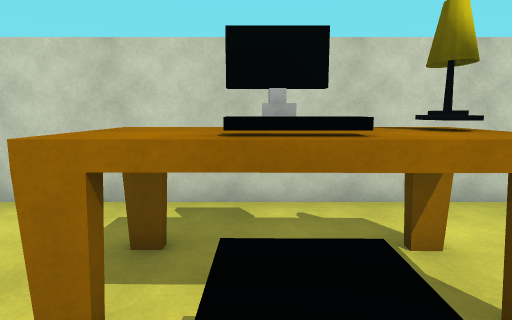
[1] (above)

14 first-person views from a walk through a Unity game level. The camera is 1.5 m above the floor, tilts 8° down and sees 75° across. The floor is counted in squares, 1 m on a side. Each view is taken from the middle of a square. On the plan, view 1 faces up. The plan holds only what a view shows up to about 15 squares ahead; the rest is blank. The player is left out. Door leaves are left out, so doorways stand open. Surface patterns are stand-ins for the level's own textures.

[2]
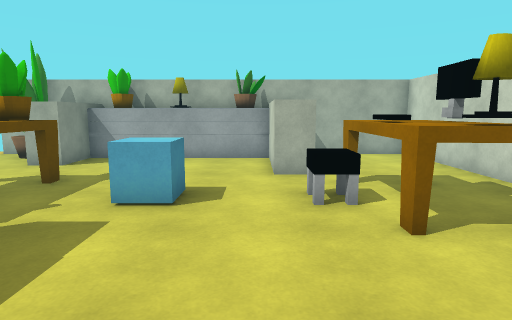

[3]
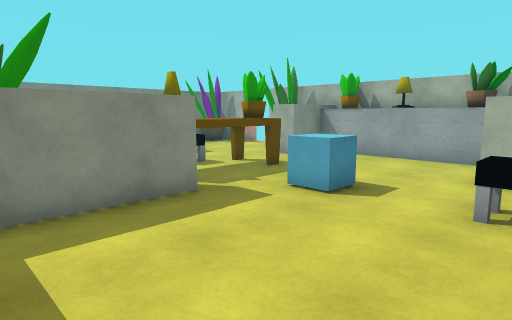

[4]
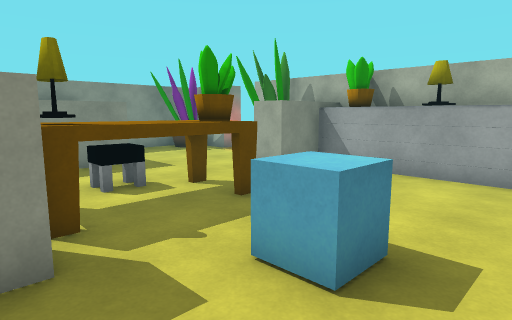

[5]
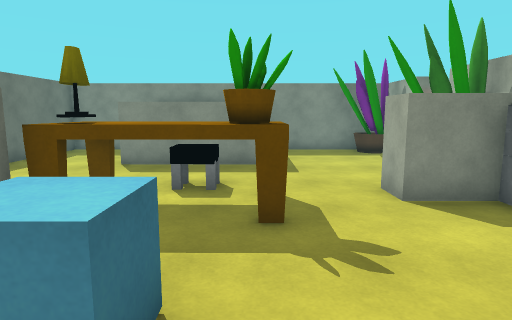

[6]
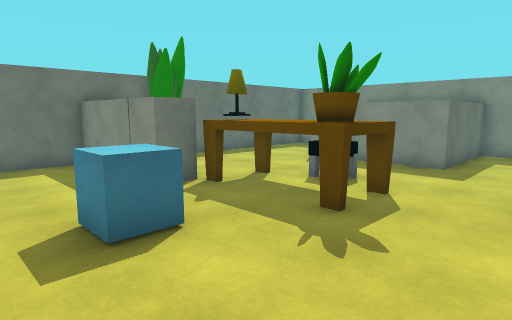

[7]
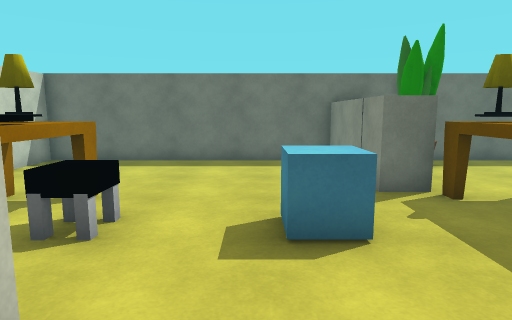

[8]
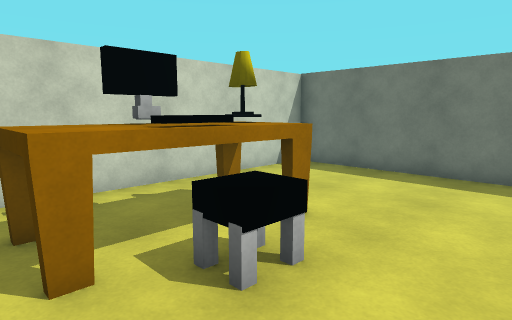

[9]
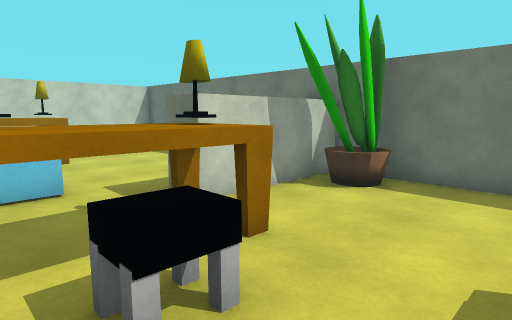

[10]
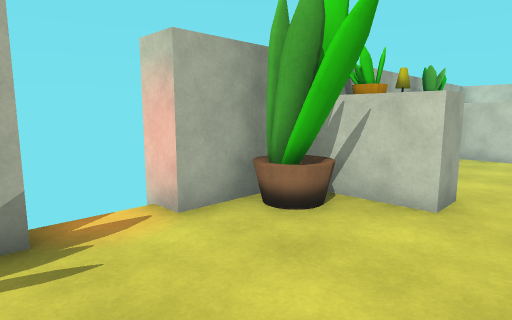

[11]
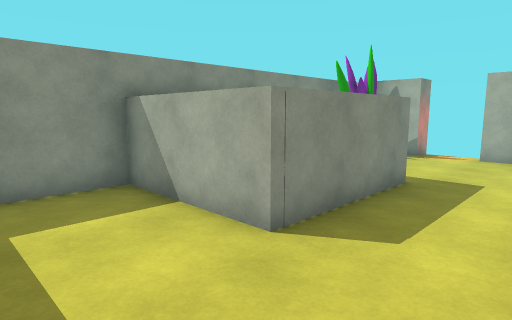

[12]
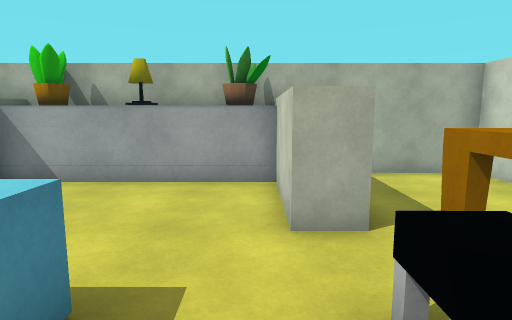

[13]
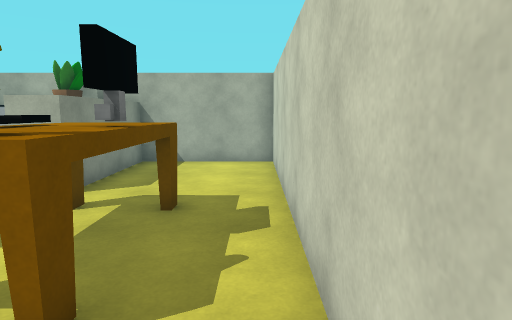

[14]
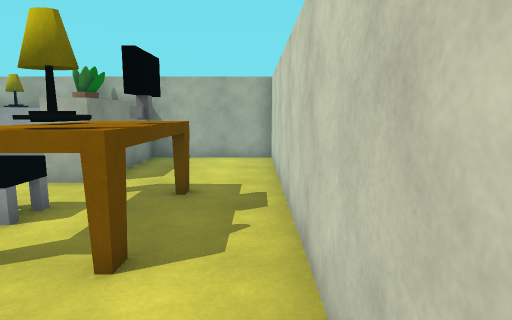

### Floor plan
Points are (right, up) in squares from view 1. A wall is a line through its corners. A room is listed if a view was taken in it or the views show most of it. See-through windows are left out.
Room 1 (views 1, 2, 3, 4, 5, 6, 7, 8, 9, 10, 11, 12, 13, 14)
walls: (0.6, 2.1) (-0.3, 2.2); (-0.3, 2.4) (0.6, 2.4); (-6.4, -5.6) (-3.5, -5.6) (-3.5, -6.6) (-6, -6.6); (-6.3, -8.5) (-6.3, -9.4); (-6.3, -11.3) (-6.3, -12); (-6, -13.8) (-1.4, -13.8) (-1.4, -9.7) (3, -9.7) (3, -13.8) (6.5, -13.8) (6.5, -4.4) (2.3, -4.4) (2.3, -3.4) (6.5, -3.4) (6.5, 5.5) (-6.3, 5.5) (-6.3, 1.5) (-2.1, 1.5) (-2.1, 0.5) (-5, 0.5)
ways out: open door at (-6.5, -10.5)
objects: other object (-6, -13) to (-5, -13); other object (-6, -8) to (-5, -7); other object (-6, -5) to (-5, 0); other object (-1, -6) to (2, -5); other object (-1, -5); other object (-1, 2) to (2, 4); other object (0, -7) to (1, -6); cube (0, -2) to (1, -1); other object (0, 1) to (1, 1); other object (0, 3); other object (2, 3); other object (5, -6) to (6, -5)

Where each view was taken, in squares from view 1:
view 1: 0 up, 0 right, facing up
view 2: 0 up, 6 right, facing left
view 3: 2 up, 6 right, facing down-left
view 4: 0 up, 3 right, facing down-left
view 5: 0 up, 1 left, facing down
view 6: 0 up, 4 left, facing down-right
view 7: 1 down, 4 left, facing right
view 8: 1 down, 2 left, facing up-right
view 9: 9 down, 1 left, facing up-right
view 10: 12 down, 2 left, facing up-left
view 11: 7 down, 6 right, facing down-left
view 12: 0 up, 2 right, facing left
view 13: 5 up, 4 right, facing left
view 14: 5 up, 5 right, facing left
